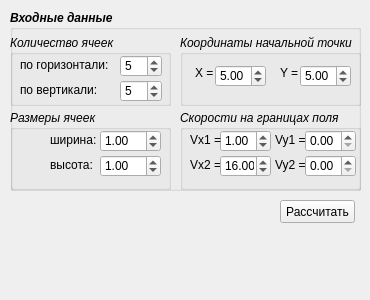
<?xml version="1.0" encoding="UTF-8"?>
<ui version="4.0">
 <class>Widget</class>
 <widget class="QWidget" name="Widget">
  <property name="geometry">
   <rect>
    <x>0</x>
    <y>0</y>
    <width>370</width>
    <height>300</height>
   </rect>
  </property>
  <property name="windowTitle">
   <string>Widget</string>
  </property>
  <widget class="QGroupBox" name="groupBoxInput">
   <property name="geometry">
    <rect>
     <x>10</x>
     <y>10</y>
     <width>351</width>
     <height>181</height>
    </rect>
   </property>
   <property name="font">
    <font>
     <weight>75</weight>
     <italic>true</italic>
     <bold>true</bold>
    </font>
   </property>
   <property name="title">
    <string>Входные данные</string>
   </property>
   <widget class="QGroupBox" name="groupBoxCells">
    <property name="geometry">
     <rect>
      <x>0</x>
      <y>25</y>
      <width>161</width>
      <height>71</height>
     </rect>
    </property>
    <property name="font">
     <font>
      <weight>50</weight>
      <bold>false</bold>
     </font>
    </property>
    <property name="title">
     <string>Количество ячеек</string>
    </property>
    <widget class="QLabel" name="label">
     <property name="geometry">
      <rect>
       <x>10</x>
       <y>20</y>
       <width>91</width>
       <height>21</height>
      </rect>
     </property>
     <property name="font">
      <font>
       <weight>50</weight>
       <italic>false</italic>
       <bold>false</bold>
      </font>
     </property>
     <property name="text">
      <string>&lt;html&gt;&lt;head/&gt;&lt;body&gt;&lt;p&gt;по горизонтали:&lt;/p&gt;&lt;/body&gt;&lt;/html&gt;</string>
     </property>
    </widget>
    <widget class="QSpinBox" name="spinBox_nx">
     <property name="geometry">
      <rect>
       <x>110</x>
       <y>20</y>
       <width>42</width>
       <height>22</height>
      </rect>
     </property>
     <property name="font">
      <font>
       <italic>false</italic>
      </font>
     </property>
     <property name="value">
      <number>5</number>
     </property>
    </widget>
    <widget class="QLabel" name="label_2">
     <property name="geometry">
      <rect>
       <x>10</x>
       <y>45</y>
       <width>81</width>
       <height>20</height>
      </rect>
     </property>
     <property name="font">
      <font>
       <weight>50</weight>
       <italic>false</italic>
       <bold>false</bold>
      </font>
     </property>
     <property name="text">
      <string>&lt;html&gt;&lt;head/&gt;&lt;body&gt;&lt;p&gt;по вертикали:&lt;/p&gt;&lt;/body&gt;&lt;/html&gt;</string>
     </property>
    </widget>
    <widget class="QSpinBox" name="spinBox_ny">
     <property name="geometry">
      <rect>
       <x>110</x>
       <y>45</y>
       <width>42</width>
       <height>22</height>
      </rect>
     </property>
     <property name="font">
      <font>
       <italic>false</italic>
      </font>
     </property>
     <property name="value">
      <number>5</number>
     </property>
    </widget>
   </widget>
   <widget class="QGroupBox" name="groupBox_Coords">
    <property name="geometry">
     <rect>
      <x>170</x>
      <y>25</y>
      <width>181</width>
      <height>71</height>
     </rect>
    </property>
    <property name="font">
     <font>
      <weight>50</weight>
      <bold>false</bold>
     </font>
    </property>
    <property name="title">
     <string>Координаты начальной точки</string>
    </property>
    <widget class="QLabel" name="label_3">
     <property name="geometry">
      <rect>
       <x>15</x>
       <y>30</y>
       <width>21</width>
       <height>16</height>
      </rect>
     </property>
     <property name="font">
      <font>
       <italic>false</italic>
      </font>
     </property>
     <property name="text">
      <string>X =</string>
     </property>
    </widget>
    <widget class="QLabel" name="label_4">
     <property name="geometry">
      <rect>
       <x>100</x>
       <y>30</y>
       <width>21</width>
       <height>16</height>
      </rect>
     </property>
     <property name="font">
      <font>
       <italic>false</italic>
      </font>
     </property>
     <property name="text">
      <string>Y =</string>
     </property>
    </widget>
    <widget class="QDoubleSpinBox" name="doubleSpinBox_x0">
     <property name="geometry">
      <rect>
       <x>35</x>
       <y>30</y>
       <width>51</width>
       <height>22</height>
      </rect>
     </property>
     <property name="font">
      <font>
       <italic>false</italic>
      </font>
     </property>
     <property name="value">
      <double>5.000000000000000</double>
     </property>
    </widget>
    <widget class="QDoubleSpinBox" name="doubleSpinBox_y0">
     <property name="geometry">
      <rect>
       <x>120</x>
       <y>30</y>
       <width>51</width>
       <height>22</height>
      </rect>
     </property>
     <property name="font">
      <font>
       <italic>false</italic>
      </font>
     </property>
     <property name="value">
      <double>5.000000000000000</double>
     </property>
    </widget>
   </widget>
   <widget class="QGroupBox" name="groupBox">
    <property name="geometry">
     <rect>
      <x>0</x>
      <y>100</y>
      <width>161</width>
      <height>80</height>
     </rect>
    </property>
    <property name="font">
     <font>
      <weight>50</weight>
      <bold>false</bold>
     </font>
    </property>
    <property name="title">
     <string>Размеры ячеек</string>
    </property>
    <widget class="QDoubleSpinBox" name="doubleSpinBox_dx">
     <property name="geometry">
      <rect>
       <x>90</x>
       <y>20</y>
       <width>61</width>
       <height>22</height>
      </rect>
     </property>
     <property name="font">
      <font>
       <italic>false</italic>
      </font>
     </property>
     <property name="value">
      <double>1.000000000000000</double>
     </property>
    </widget>
    <widget class="QLabel" name="label_5">
     <property name="geometry">
      <rect>
       <x>40</x>
       <y>20</y>
       <width>51</width>
       <height>21</height>
      </rect>
     </property>
     <property name="font">
      <font>
       <weight>50</weight>
       <italic>false</italic>
       <bold>false</bold>
      </font>
     </property>
     <property name="text">
      <string>&lt;html&gt;&lt;head/&gt;&lt;body&gt;&lt;p&gt;ширина:&lt;/p&gt;&lt;/body&gt;&lt;/html&gt;</string>
     </property>
    </widget>
    <widget class="QLabel" name="label_6">
     <property name="geometry">
      <rect>
       <x>40</x>
       <y>45</y>
       <width>51</width>
       <height>21</height>
      </rect>
     </property>
     <property name="font">
      <font>
       <weight>50</weight>
       <italic>false</italic>
       <bold>false</bold>
      </font>
     </property>
     <property name="text">
      <string>&lt;html&gt;&lt;head/&gt;&lt;body&gt;&lt;p&gt;высота:&lt;/p&gt;&lt;/body&gt;&lt;/html&gt;</string>
     </property>
    </widget>
    <widget class="QDoubleSpinBox" name="doubleSpinBox_dy">
     <property name="geometry">
      <rect>
       <x>90</x>
       <y>45</y>
       <width>61</width>
       <height>22</height>
      </rect>
     </property>
     <property name="font">
      <font>
       <italic>false</italic>
      </font>
     </property>
     <property name="value">
      <double>1.000000000000000</double>
     </property>
    </widget>
   </widget>
   <widget class="QGroupBox" name="groupBox_2">
    <property name="geometry">
     <rect>
      <x>170</x>
      <y>100</y>
      <width>181</width>
      <height>80</height>
     </rect>
    </property>
    <property name="font">
     <font>
      <weight>50</weight>
      <bold>false</bold>
     </font>
    </property>
    <property name="title">
     <string>Скорости на границах поля</string>
    </property>
    <widget class="QDoubleSpinBox" name="doubleSpinBox_vx1">
     <property name="geometry">
      <rect>
       <x>40</x>
       <y>20</y>
       <width>51</width>
       <height>22</height>
      </rect>
     </property>
     <property name="font">
      <font>
       <italic>false</italic>
      </font>
     </property>
     <property name="value">
      <double>1.000000000000000</double>
     </property>
    </widget>
    <widget class="QLabel" name="label_7">
     <property name="geometry">
      <rect>
       <x>10</x>
       <y>20</y>
       <width>31</width>
       <height>21</height>
      </rect>
     </property>
     <property name="font">
      <font>
       <weight>50</weight>
       <italic>false</italic>
       <bold>false</bold>
      </font>
     </property>
     <property name="text">
      <string>&lt;html&gt;&lt;head/&gt;&lt;body&gt;&lt;p&gt;Vx1 =&lt;/p&gt;&lt;/body&gt;&lt;/html&gt;</string>
     </property>
    </widget>
    <widget class="QLabel" name="label_8">
     <property name="geometry">
      <rect>
       <x>10</x>
       <y>45</y>
       <width>31</width>
       <height>21</height>
      </rect>
     </property>
     <property name="font">
      <font>
       <weight>50</weight>
       <italic>false</italic>
       <bold>false</bold>
      </font>
     </property>
     <property name="text">
      <string>&lt;html&gt;&lt;head/&gt;&lt;body&gt;&lt;p&gt;Vx2 =&lt;/p&gt;&lt;/body&gt;&lt;/html&gt;</string>
     </property>
    </widget>
    <widget class="QDoubleSpinBox" name="doubleSpinBox_vx2">
     <property name="geometry">
      <rect>
       <x>40</x>
       <y>45</y>
       <width>51</width>
       <height>22</height>
      </rect>
     </property>
     <property name="font">
      <font>
       <italic>false</italic>
      </font>
     </property>
     <property name="value">
      <double>16.000000000000000</double>
     </property>
    </widget>
    <widget class="QLabel" name="label_9">
     <property name="geometry">
      <rect>
       <x>95</x>
       <y>20</y>
       <width>31</width>
       <height>21</height>
      </rect>
     </property>
     <property name="font">
      <font>
       <weight>50</weight>
       <italic>false</italic>
       <bold>false</bold>
      </font>
     </property>
     <property name="text">
      <string>&lt;html&gt;&lt;head/&gt;&lt;body&gt;&lt;p&gt;Vy1 =&lt;/p&gt;&lt;/body&gt;&lt;/html&gt;</string>
     </property>
    </widget>
    <widget class="QLabel" name="label_10">
     <property name="geometry">
      <rect>
       <x>95</x>
       <y>45</y>
       <width>31</width>
       <height>21</height>
      </rect>
     </property>
     <property name="font">
      <font>
       <weight>50</weight>
       <italic>false</italic>
       <bold>false</bold>
      </font>
     </property>
     <property name="text">
      <string>&lt;html&gt;&lt;head/&gt;&lt;body&gt;&lt;p&gt;Vy2 =&lt;/p&gt;&lt;/body&gt;&lt;/html&gt;</string>
     </property>
    </widget>
    <widget class="QDoubleSpinBox" name="doubleSpinBox_vy1">
     <property name="geometry">
      <rect>
       <x>125</x>
       <y>20</y>
       <width>51</width>
       <height>22</height>
      </rect>
     </property>
     <property name="font">
      <font>
       <italic>false</italic>
      </font>
     </property>
     <property name="value">
      <double>0.000000000000000</double>
     </property>
    </widget>
    <widget class="QDoubleSpinBox" name="doubleSpinBox_vy2">
     <property name="geometry">
      <rect>
       <x>125</x>
       <y>45</y>
       <width>51</width>
       <height>22</height>
      </rect>
     </property>
     <property name="font">
      <font>
       <italic>false</italic>
      </font>
     </property>
     <property name="value">
      <double>0.000000000000000</double>
     </property>
    </widget>
   </widget>
  </widget>
  <widget class="QPushButton" name="pushButtonCalculate">
   <property name="geometry">
    <rect>
     <x>280</x>
     <y>200</y>
     <width>75</width>
     <height>23</height>
    </rect>
   </property>
   <property name="text">
    <string>Рассчитать</string>
   </property>
  </widget>
 </widget>
 <layoutdefault spacing="6" margin="11"/>
 <resources/>
 <connections/>
</ui>
